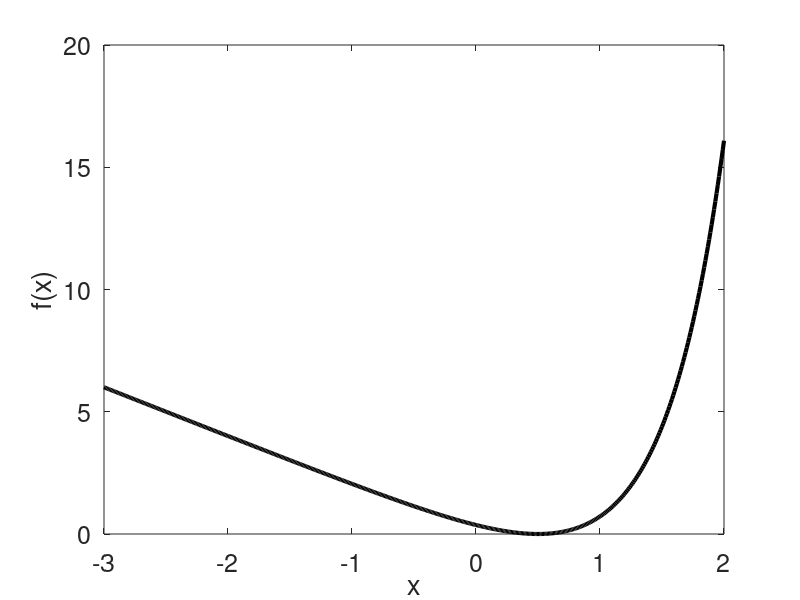

MATLAB code for this plot:
a = 2;
b = 0.5;

xmin = -3;
xmax = 2;
xmid = 0.5*(xmin+xmax);

X = xmin:0.01:xmax;
plot(X,exp(a*(X-b))-a*(X-b) - 1,'k','LineWidth',3);
xlabel('x'); ylabel('f(x)')
set(gca,'FontSize',18)
change = 1;
for iter = 1:50
    if change < 1e-5,break;end
    xold = xmid;
    
    fx = exp(a*(xmid-b))-a*(xmid-b) - 1;
    dfdx = a*exp(a*(xmid-b))-a;
    
    if dfdx < 0,xmin = xmid;
    elseif dfdx > 0,xmax = xmid;
    end 
    xmid = 0.5*(xmin+xmax);
    change = max(abs(xmid - xold));     
    disp(['iter: ' num2str(iter) ', change:' num2str(change) ', x: ', num2str(xmid') ', f(x): ', num2str(fx)])
end
